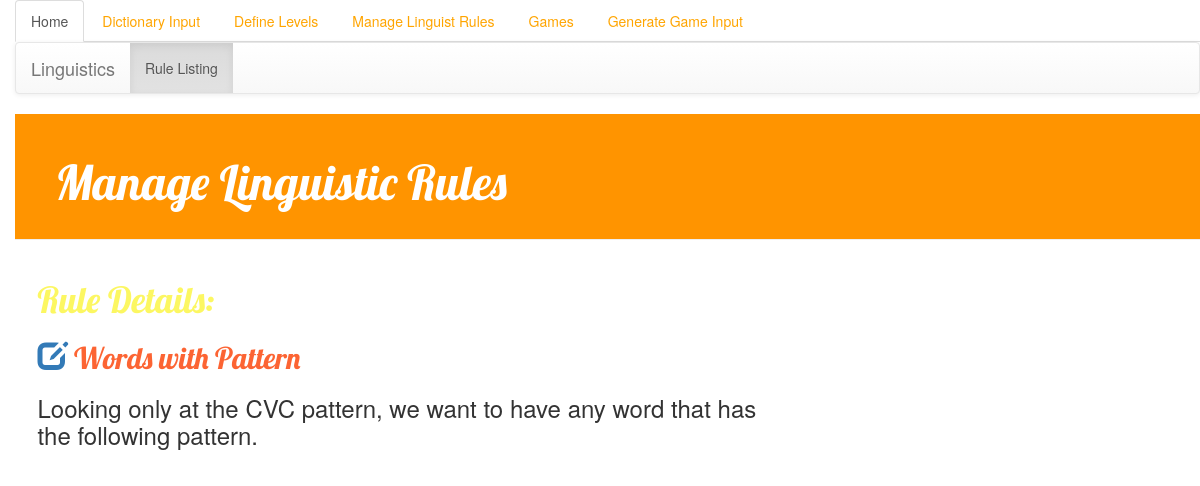
The app's page /Linguistics/linguistics_detail/2/, older data.
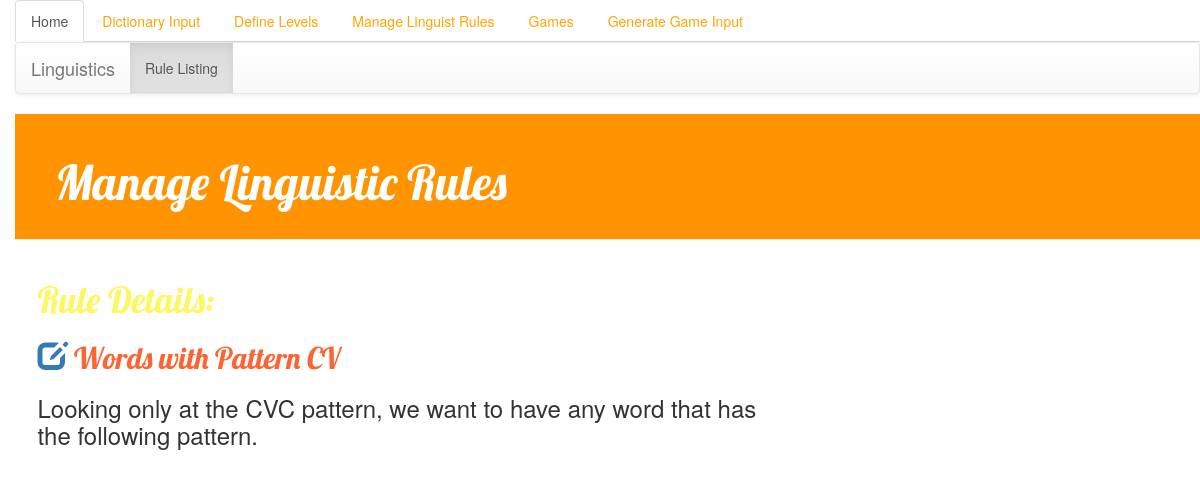
The same page, newer data.
### Linguistics/models.py (models this page shows, shortened)
class LinguisticRule(models.Model):
    name = models.CharField(max_length=200,default='', null=True)
    description = models.TextField(default='Missing Description')
    word = models.CharField(max_length=200,default='',null=True)
    ph = models.CharField(max_length=200,default='',null=True)
    gr = models.CharField(max_length=200,default='',null=True)
    CVC = models.CharField(max_length=200,default='',null=True)

### Linguistics/views.py (the view)
# urls.py: url(r'^linguistics_detail/(?P<pk>\d+)/$', views.linguistics_detail, name='linguistics_detail'),
def linguistics_detail(request, pk):
    try:
        rule = LinguisticRule.objects.get(id=pk)
    except LinguisticRule.DoesNotExist:
        raise Http404("Rule does not exist")
    return render(request, 'Linguistics/linguistics_detail.html', {'rule': rule})

### templates/Linguistics/linguistics_detail.html (shortened to what this page needs)
{% extends 'Linguistics/base.html' %}
{% block content %}
    <div class="post">
        <h1>Rule Details: </h1>
        <h2>
            <a href="{% url 'linguistics_edit' pk=rule.id %}"><span class='glyphicon glyphicon-edit'></span></a>
            {{ rule.name }}
        </h2>
        <h3>
            {{ rule.description }}
        </h3>
    </div>
{% endblock %}

Row changes from the older to the newer data that the page shows:
changed LinguisticRule: name "Words with Pattern" → "Words with Pattern CV"
